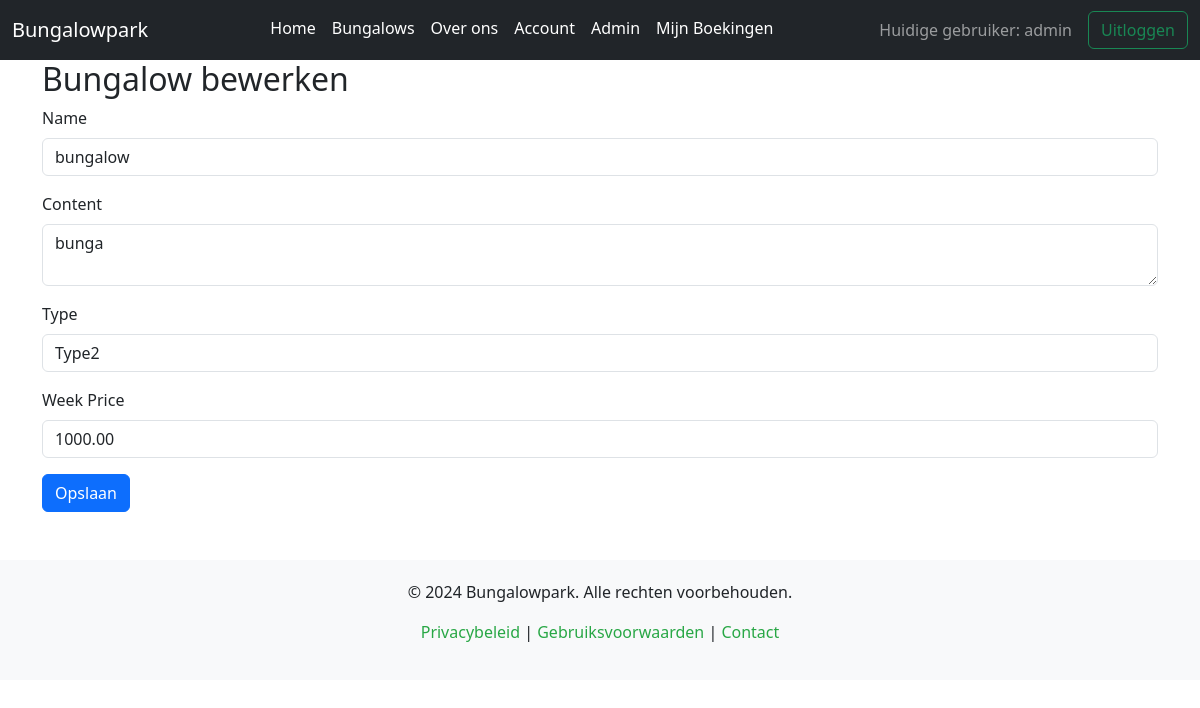
Page /admin/edit/1 (signed in) on the committed database.
### webapp/models.py (models this page shows, shortened)
class User(UserMixin, db.Model):
    id = db.Column(db.Integer, primary_key=True)
    username = db.Column(db.String(20), unique=True, nullable=False)
    email = db.Column(db.String(120), unique=True, nullable=False)
    password = db.Column(db.String(255), nullable=False)
    is_admin = db.Column(db.Boolean, default=False)
    bookings = relationship("Booking", back_populates="user")

class Bungalow(db.Model):
    id = db.Column(db.Integer, primary_key=True)
    name = db.Column(db.String(100), nullable=False)
    content = db.Column(db.Text, nullable=False)
    bungalow_type = db.Column(db.String(100), nullable=False)
    weekprice = db.Column(db.Float, nullable=False)
    image_file = db.Column(db.String(100), nullable=True, default="default.jpg")
    bookings = relationship("Booking", backref="bungalow", lazy=True)

### webapp/bungalows/views.py (the view)
@bung.route("/admin/edit/<int:bungalow_id>", methods=["GET", "POST"])
@admin_required
def edit_bungalow(bungalow_id):
    bungalow = Bungalow.query.get_or_404(bungalow_id)
    form = BungalowForm(obj=bungalow)
    if form.validate_on_submit():
        form.populate_obj(bungalow)
        db.session.commit()
        flash("Bungalow succesvol bijgewerkt!", "success")
        return redirect(url_for("bung.admin"))
    return render_template("edit.html", form=form)

### webapp/bungalows/forms.py
class BungalowForm(FlaskForm):
    name = StringField("Name", validators=[DataRequired()])
    content = TextAreaField("Content", validators=[DataRequired()])
    bungalow_type = SelectField(
        "Type",
        choices=[("Type1", "Type1"), ("Type2", "Type2")],
        validators=[DataRequired()],
    )
    weekprice = DecimalField("Week Price", validators=[DataRequired()])
    submit = SubmitField("Add Bungalow")

### webapp/__init__.py (called while the page is built)
@login_manager.user_loader
def load_user(user_id):
    from webapp.models import User
    return User.query.get(int(user_id))

### webapp/bungalows/templates/edit.html (shortened to what this page needs)
{% extends "base.html" %}
{% block main %}
<div class="container">
    <h2>Bungalow bewerken</h2>
    <form method="post">
        <div class="mb-3">
            {{ form.name.label(class="form-label") }}
            {{ form.name(class="form-control") }}
        </div>
        <div class="mb-3">
            {{ form.content.label(class="form-label") }}
            {{ form.content(class="form-control") }}
        </div>
        <div class="mb-3">
            {{ form.bungalow_type.label(class="form-label") }}
            {{ form.bungalow_type(class="form-control") }}
        </div>
        <div class="mb-3">
            {{ form.weekprice.label(class="form-label") }}
            {{ form.weekprice(class="form-control") }}
        </div>
        <button type="submit" class="btn btn-primary">Opslaan</button>
    </form>
</div>
{% endblock %}

### webapp/main/templates/base.html (shortened to what this page needs)
<!DOCTYPE html>
<html lang="nl">
<head>
  <link href="https://cdn.jsdelivr.net/npm/bootstrap@5.3.3/dist/css/bootstrap.min.css" rel="stylesheet" />
  <link rel="stylesheet" href="{{ url_for('static', filename='css/styles.css') }}" />
  <link rel="stylesheet" href="{{ url_for('static', filename='css/about.css') }}" />
</head>
<body>
  {% if current_user.is_authenticated %}
  <nav class="navbar navbar-expand-lg navbar-dark bg-dark">
    <div class="container-fluid">
      <a class="navbar-brand" href="/">Bungalowpark</a>
      <div class="collapse navbar-collapse" id="navbarSupportedContent">
        <ul class="navbar-nav me-auto mb-3 mb-lg-1 ms-auto">
          <li class="nav-item">
            <a class="nav-link active" aria-current="page" href="/">Home</a>
          </li>
          <li class="nav-item">
            <a class="nav-link" href="/bungalows">Bungalows</a>
          </li>
          <li class="nav-item">
            <a class="nav-link" href="/about">Over ons</a>
          </li>
          <li class="nav-item">
            <a class="nav-link" href="/account">Account</a>
          </li>
          {% if current_user.is_admin %}
          <li class="nav-item">
            <a class="nav-link" href="/admin">Admin</a>
          </li>
          {% endif %}
          <li class="nav-item">
            <a class="nav-link" href="/bookings/my_bookings">Mijn Boekingen</a>
          </li>
        </ul>
        <div class="navbar-text me-3">Huidige gebruiker: {{ current_user.username }}</div>
        <a class="nav-link" href="{{ url_for('main.logout') }}">
          <button class="btn btn-outline-success">Uitloggen</button>
        </a>
      </div>
    </div>
  </nav>
  {% endif %}
  <div class="container-fluid p-0">
    {% block main %}{% endblock %}
  </div>
  <footer class="footer text-center mt-5">
    <div class="container">
      <p>&copy; 2024 Bungalowpark. Alle rechten voorbehouden.</p>
      <p>
        <a href="/">Privacybeleid</a> |
        <a href="/">Gebruiksvoorwaarden</a> |
        <a href="/">Contact</a>
      </p>
    </div>
  </footer>
</body>
</html>

### webapp/static/css/styles.css (style rules this page uses)
.navbar-dark .navbar-nav .nav-link { color: #ffffff; }
.footer { background-color: #f8f9fa; padding: 20px 0; }
.footer a { color: #28a745; text-decoration: none; }

### rows in the picture
User: username "admin"
Bungalow: name "bungalow", content "bunga", bungalow_type "Type2", weekprice "1000.00"
